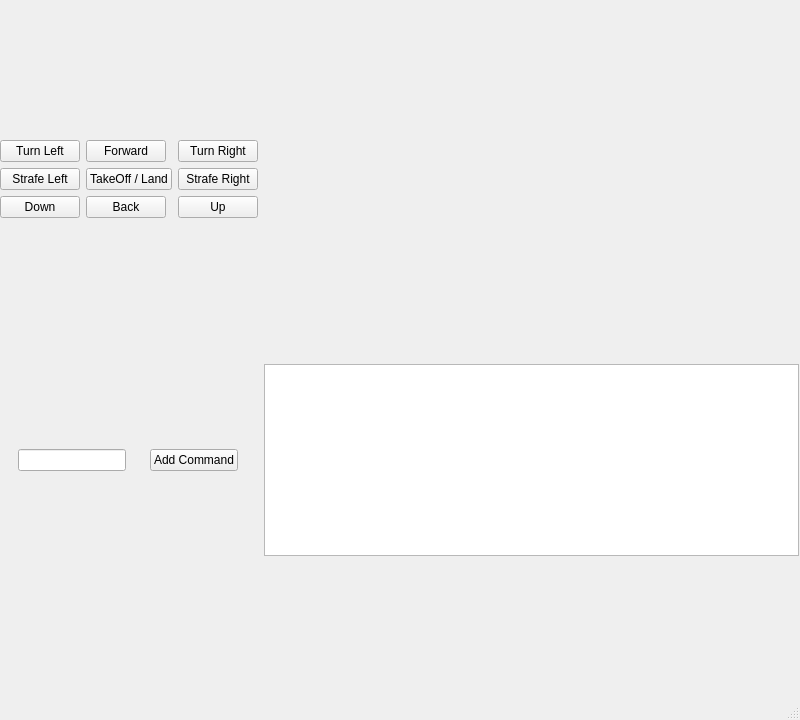
<?xml version="1.0" encoding="UTF-8"?>
<ui version="4.0">
 <class>MainWindow</class>
 <widget class="QMainWindow" name="MainWindow">
  <property name="geometry">
   <rect>
    <x>0</x>
    <y>0</y>
    <width>800</width>
    <height>720</height>
   </rect>
  </property>
  <property name="windowTitle">
   <string>Wubalubadubdub</string>
  </property>
  <property name="toolTip">
   <string>Pickle Riiiiiick!</string>
  </property>
  <widget class="QWidget" name="centralwidget">
   <widget class="QWidget" name="gridLayoutWidget">
    <property name="geometry">
     <rect>
      <x>0</x>
      <y>0</y>
      <width>799</width>
      <height>719</height>
     </rect>
    </property>
    <layout class="QGridLayout" name="gRoot">
     <property name="bottomMargin">
      <number>21</number>
     </property>
     <item row="1" column="0">
      <layout class="QGridLayout" name="gButtons">
       <item row="0" column="0">
        <widget class="QPushButton" name="bTurnLeft_2">
         <property name="sizePolicy">
          <sizepolicy hsizetype="Fixed" vsizetype="Fixed">
           <horstretch>0</horstretch>
           <verstretch>0</verstretch>
          </sizepolicy>
         </property>
         <property name="text">
          <string>Turn Left</string>
         </property>
         <property name="autoRepeatDelay">
          <number>100</number>
         </property>
        </widget>
       </item>
       <item row="2" column="2">
        <widget class="QPushButton" name="bUp_2">
         <property name="sizePolicy">
          <sizepolicy hsizetype="Fixed" vsizetype="Fixed">
           <horstretch>0</horstretch>
           <verstretch>0</verstretch>
          </sizepolicy>
         </property>
         <property name="text">
          <string>Up</string>
         </property>
         <property name="autoRepeatDelay">
          <number>100</number>
         </property>
        </widget>
       </item>
       <item row="0" column="2">
        <widget class="QPushButton" name="bTurnRight_2">
         <property name="sizePolicy">
          <sizepolicy hsizetype="Fixed" vsizetype="Fixed">
           <horstretch>0</horstretch>
           <verstretch>0</verstretch>
          </sizepolicy>
         </property>
         <property name="text">
          <string>Turn Right</string>
         </property>
         <property name="autoRepeatDelay">
          <number>100</number>
         </property>
        </widget>
       </item>
       <item row="0" column="1">
        <widget class="QPushButton" name="bForward_2">
         <property name="sizePolicy">
          <sizepolicy hsizetype="Fixed" vsizetype="Fixed">
           <horstretch>0</horstretch>
           <verstretch>0</verstretch>
          </sizepolicy>
         </property>
         <property name="text">
          <string>Forward</string>
         </property>
         <property name="autoRepeatDelay">
          <number>100</number>
         </property>
        </widget>
       </item>
       <item row="1" column="2">
        <widget class="QPushButton" name="bStrafeRight_2">
         <property name="sizePolicy">
          <sizepolicy hsizetype="Fixed" vsizetype="Fixed">
           <horstretch>0</horstretch>
           <verstretch>0</verstretch>
          </sizepolicy>
         </property>
         <property name="text">
          <string>Strafe Right</string>
         </property>
         <property name="autoRepeatDelay">
          <number>100</number>
         </property>
        </widget>
       </item>
       <item row="1" column="0">
        <widget class="QPushButton" name="bShtrafeLeft_2">
         <property name="sizePolicy">
          <sizepolicy hsizetype="Fixed" vsizetype="Fixed">
           <horstretch>0</horstretch>
           <verstretch>0</verstretch>
          </sizepolicy>
         </property>
         <property name="text">
          <string>Strafe Left</string>
         </property>
         <property name="autoRepeatDelay">
          <number>100</number>
         </property>
        </widget>
       </item>
       <item row="1" column="1">
        <widget class="QPushButton" name="bTakeOffLand_2">
         <property name="sizePolicy">
          <sizepolicy hsizetype="Fixed" vsizetype="Fixed">
           <horstretch>0</horstretch>
           <verstretch>0</verstretch>
          </sizepolicy>
         </property>
         <property name="text">
          <string>TakeOff / Land</string>
         </property>
         <property name="autoRepeatDelay">
          <number>100</number>
         </property>
        </widget>
       </item>
       <item row="2" column="1">
        <widget class="QPushButton" name="bBack_2">
         <property name="sizePolicy">
          <sizepolicy hsizetype="Fixed" vsizetype="Fixed">
           <horstretch>0</horstretch>
           <verstretch>0</verstretch>
          </sizepolicy>
         </property>
         <property name="text">
          <string>Back</string>
         </property>
         <property name="autoRepeatDelay">
          <number>100</number>
         </property>
        </widget>
       </item>
       <item row="2" column="0">
        <widget class="QPushButton" name="bDown_2">
         <property name="sizePolicy">
          <sizepolicy hsizetype="Fixed" vsizetype="Fixed">
           <horstretch>0</horstretch>
           <verstretch>0</verstretch>
          </sizepolicy>
         </property>
         <property name="text">
          <string>Down</string>
         </property>
         <property name="autoRepeatDelay">
          <number>100</number>
         </property>
        </widget>
       </item>
      </layout>
     </item>
     <item row="2" column="0">
      <layout class="QHBoxLayout" name="hCommands">
       <item>
        <widget class="QLineEdit" name="lineEdit">
         <property name="sizePolicy">
          <sizepolicy hsizetype="Fixed" vsizetype="Fixed">
           <horstretch>0</horstretch>
           <verstretch>0</verstretch>
          </sizepolicy>
         </property>
         <property name="alignment">
          <set>Qt::AlignLeading|Qt::AlignLeft|Qt::AlignVCenter</set>
         </property>
        </widget>
       </item>
       <item>
        <widget class="QPushButton" name="bAddCommand">
         <property name="sizePolicy">
          <sizepolicy hsizetype="Fixed" vsizetype="Fixed">
           <horstretch>0</horstretch>
           <verstretch>0</verstretch>
          </sizepolicy>
         </property>
         <property name="text">
          <string>Add Command</string>
         </property>
        </widget>
       </item>
      </layout>
     </item>
     <item row="2" column="1">
      <widget class="QPlainTextEdit" name="teCommands">
       <property name="sizePolicy">
        <sizepolicy hsizetype="Minimum" vsizetype="Fixed">
         <horstretch>0</horstretch>
         <verstretch>0</verstretch>
        </sizepolicy>
       </property>
      </widget>
     </item>
     <item row="1" column="1">
      <widget class="QWidget" name="wMatPlotLib" native="true"/>
     </item>
    </layout>
   </widget>
  </widget>
  <widget class="QStatusBar" name="sbStatusBar"/>
 </widget>
 <resources/>
 <connections>
  <connection>
   <sender>bTurnLeft_2</sender>
   <signal>pressed()</signal>
   <receiver>MainWindow</receiver>
   <slot>on_turn_left()</slot>
   <hints>
    <hint type="sourcelabel">
     <x>74</x>
     <y>116</y>
    </hint>
    <hint type="destinationlabel">
     <x>84</x>
     <y>154</y>
    </hint>
   </hints>
  </connection>
  <connection>
   <sender>bForward_2</sender>
   <signal>pressed()</signal>
   <receiver>MainWindow</receiver>
   <slot>on_forward()</slot>
   <hints>
    <hint type="sourcelabel">
     <x>189</x>
     <y>119</y>
    </hint>
    <hint type="destinationlabel">
     <x>190</x>
     <y>154</y>
    </hint>
   </hints>
  </connection>
  <connection>
   <sender>bTurnRight_2</sender>
   <signal>pressed()</signal>
   <receiver>MainWindow</receiver>
   <slot>on_turn_right()</slot>
   <hints>
    <hint type="sourcelabel">
     <x>322</x>
     <y>119</y>
    </hint>
    <hint type="destinationlabel">
     <x>324</x>
     <y>157</y>
    </hint>
   </hints>
  </connection>
  <connection>
   <sender>bShtrafeLeft_2</sender>
   <signal>pressed()</signal>
   <receiver>MainWindow</receiver>
   <slot>on_strafe_left()</slot>
   <hints>
    <hint type="sourcelabel">
     <x>77</x>
     <y>254</y>
    </hint>
    <hint type="destinationlabel">
     <x>78</x>
     <y>284</y>
    </hint>
   </hints>
  </connection>
  <connection>
   <sender>bTakeOffLand_2</sender>
   <signal>pressed()</signal>
   <receiver>MainWindow</receiver>
   <slot>on_takeoff_land()</slot>
   <hints>
    <hint type="sourcelabel">
     <x>198</x>
     <y>250</y>
    </hint>
    <hint type="destinationlabel">
     <x>197</x>
     <y>280</y>
    </hint>
   </hints>
  </connection>
  <connection>
   <sender>bStrafeRight_2</sender>
   <signal>pressed()</signal>
   <receiver>MainWindow</receiver>
   <slot>on_strafe_right()</slot>
   <hints>
    <hint type="sourcelabel">
     <x>316</x>
     <y>256</y>
    </hint>
    <hint type="destinationlabel">
     <x>316</x>
     <y>282</y>
    </hint>
   </hints>
  </connection>
  <connection>
   <sender>bDown_2</sender>
   <signal>pressed()</signal>
   <receiver>MainWindow</receiver>
   <slot>on_down()</slot>
   <hints>
    <hint type="sourcelabel">
     <x>73</x>
     <y>383</y>
    </hint>
    <hint type="destinationlabel">
     <x>74</x>
     <y>419</y>
    </hint>
   </hints>
  </connection>
  <connection>
   <sender>bBack_2</sender>
   <signal>pressed()</signal>
   <receiver>MainWindow</receiver>
   <slot>on_back()</slot>
   <hints>
    <hint type="sourcelabel">
     <x>199</x>
     <y>388</y>
    </hint>
    <hint type="destinationlabel">
     <x>199</x>
     <y>422</y>
    </hint>
   </hints>
  </connection>
  <connection>
   <sender>bUp_2</sender>
   <signal>pressed()</signal>
   <receiver>MainWindow</receiver>
   <slot>on_up()</slot>
   <hints>
    <hint type="sourcelabel">
     <x>317</x>
     <y>387</y>
    </hint>
    <hint type="destinationlabel">
     <x>320</x>
     <y>439</y>
    </hint>
   </hints>
  </connection>
  <connection>
   <sender>bAddCommand</sender>
   <signal>clicked()</signal>
   <receiver>MainWindow</receiver>
   <slot>on_add_command()</slot>
   <hints>
    <hint type="sourcelabel">
     <x>297</x>
     <y>601</y>
    </hint>
    <hint type="destinationlabel">
     <x>297</x>
     <y>634</y>
    </hint>
   </hints>
  </connection>
 </connections>
 <slots>
  <slot>on_turn_left()</slot>
  <slot>on_turn_right()</slot>
  <slot>on_forward()</slot>
  <slot>on_strafe_left()</slot>
  <slot>on_takeoff_land()</slot>
  <slot>on_strafe_right()</slot>
  <slot>on_down()</slot>
  <slot>on_back()</slot>
  <slot>on_up()</slot>
  <slot>on_add_command()</slot>
 </slots>
</ui>
